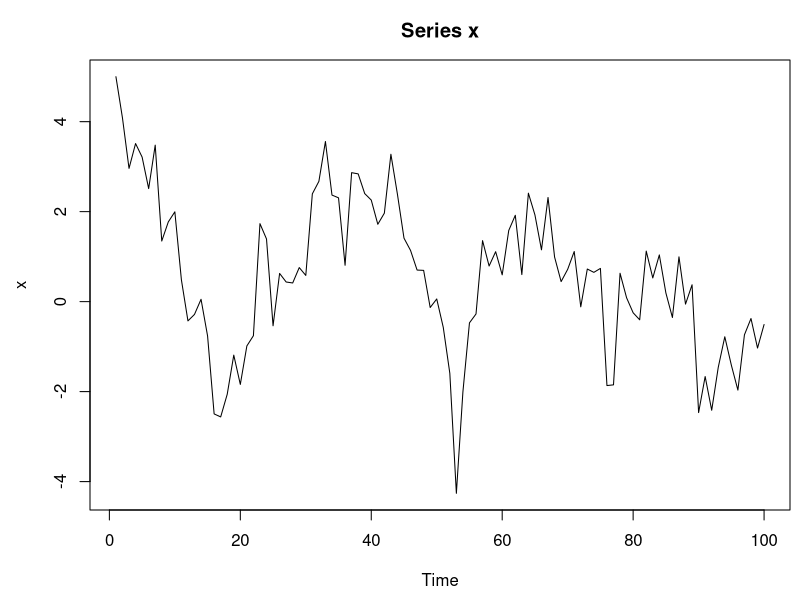
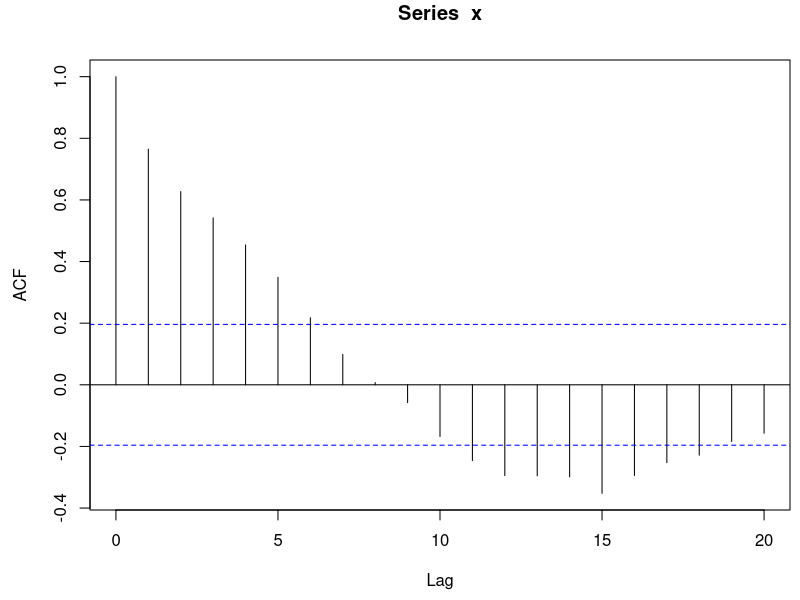
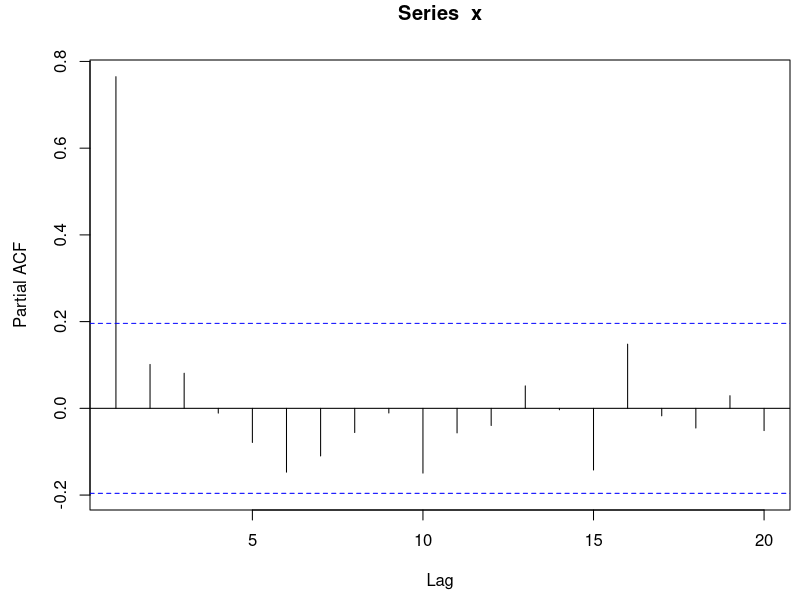
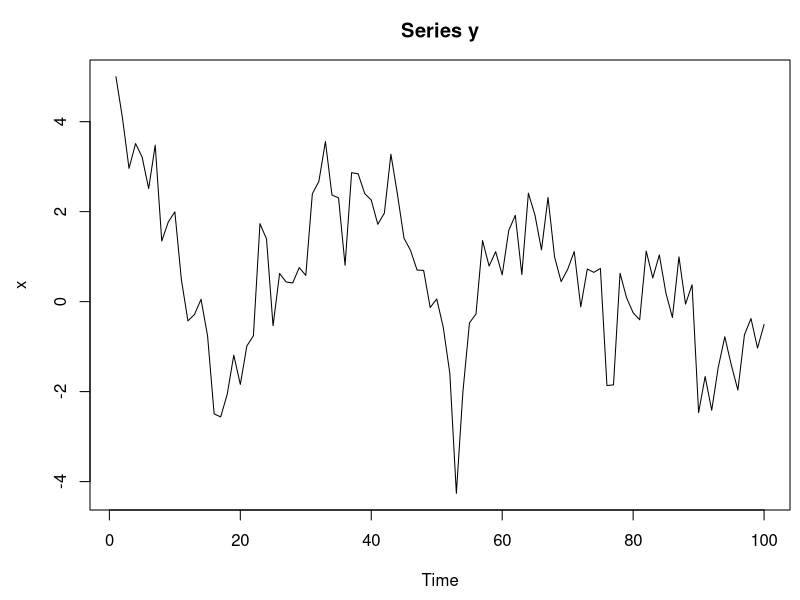
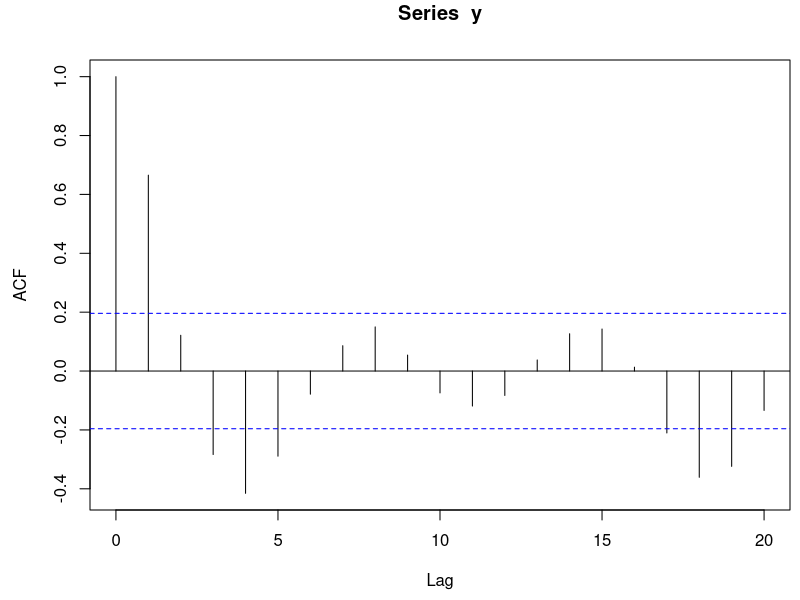
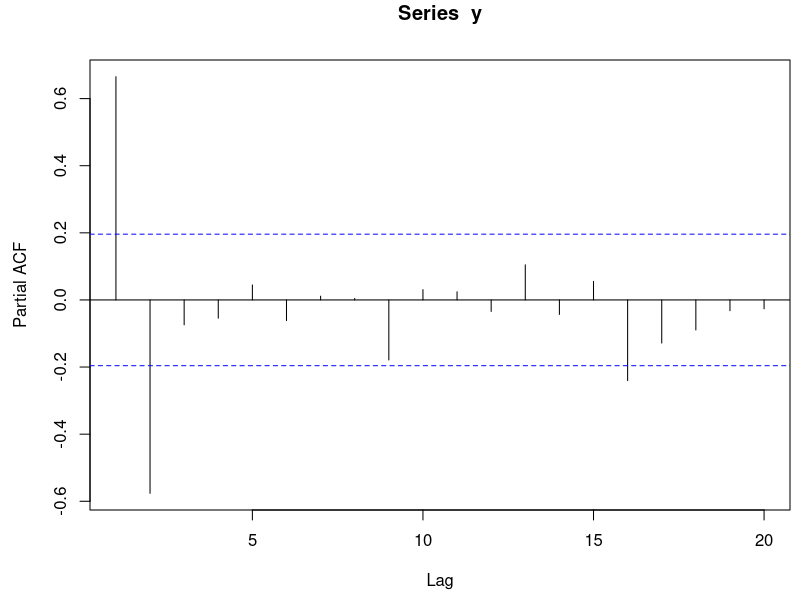
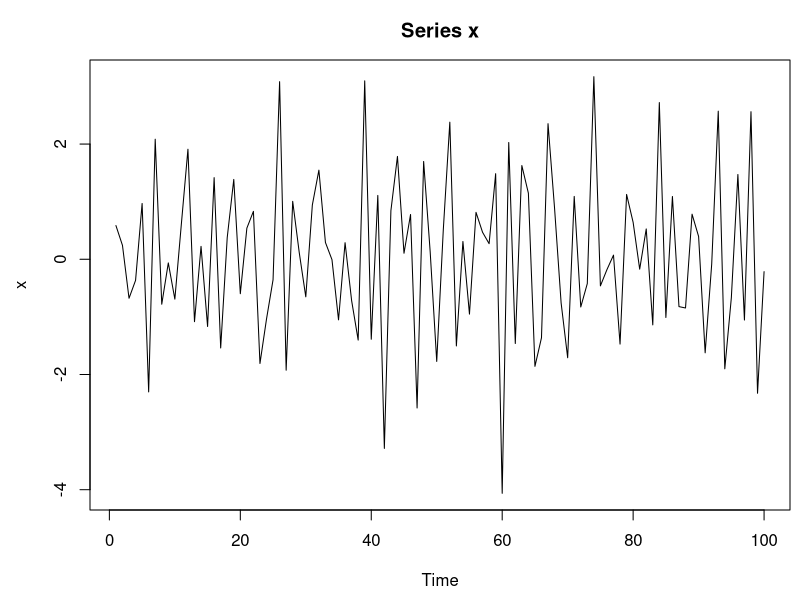
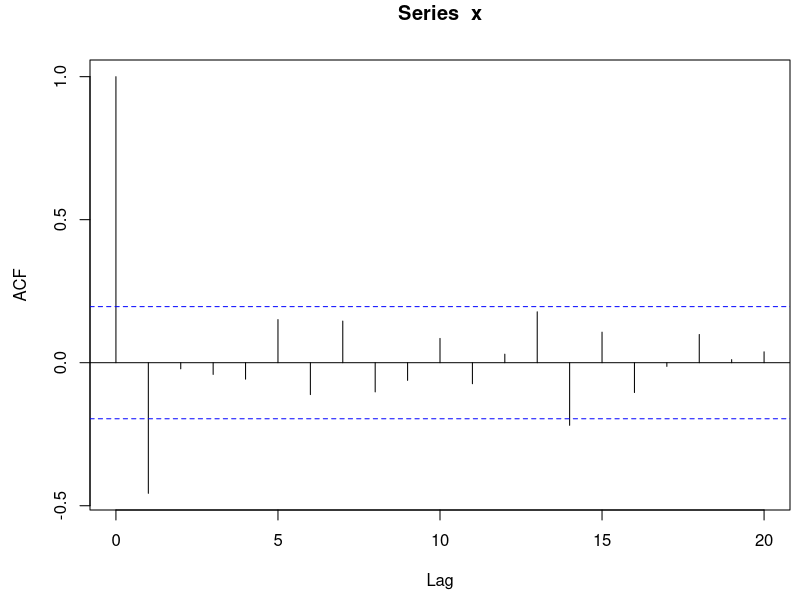

These charts were generated, in order, by the following R code:
phi <- 0.8; n <- 100; x<-numeric(0); x[1] <- 5
for (i in 2:n)
   x[i] <- phi * x[i-1] + rnorm(1)

x <- ts(x)
par(mai=c(0.9, 0.9, 0.6, 0.1))
plot(x, main="Series x")
acf(x)
pacf(x)


phi1 <- 1; phi2 <- -0.5; n <- 100
y <- numeric(n); y[1] <- 1; y[2] <- 0.5
for (i in 3:n)
   y[i] <- phi1*y[i-1] + phi2*y[i-2] + rnorm(1)

y <- ts(y)
plot(x, main="Series y")
acf(y)
pacf(y)

set.seed(12345)
theta <- .8; n <- 100; 
x<-numeric(0); e <- rnorm(100)
x[1] <- e[1]
for (i in 2:n)
   x[i] <- e[i] - theta*e[i-1]
x <- ts(x)
par(mai=c(0.9, 0.9, 0.6, 0.1))
plot(x, main="Series x")
acf(x)
pacf(x)


set.seed(12345)
theta1 <- 1; theta2 <- -0.5; n <- 100
e <- rnorm(100); x <- numeric(0) 
x[1] <- e[1]; x[2] <- e[2] - theta1*e[i-1] 
for (i in 3:n)
   x[i] <- e[i] - theta1*e[i-1] - theta2*e[i-2]
x <- ts(x)

set.seed(12345)
phi <- 0.7; theta <- -0.9; n <- 100
e <- rnorm(100); x<-numeric(0) 
x[1] <- 1 
for (i in 2:n)
   x[i] <- phi*x[i-1] + e[i] - theta*e[i-1]
x <- ts(x)
acf(x)
pacf(x)

savePlot("arma1_pacf", type="eps")

